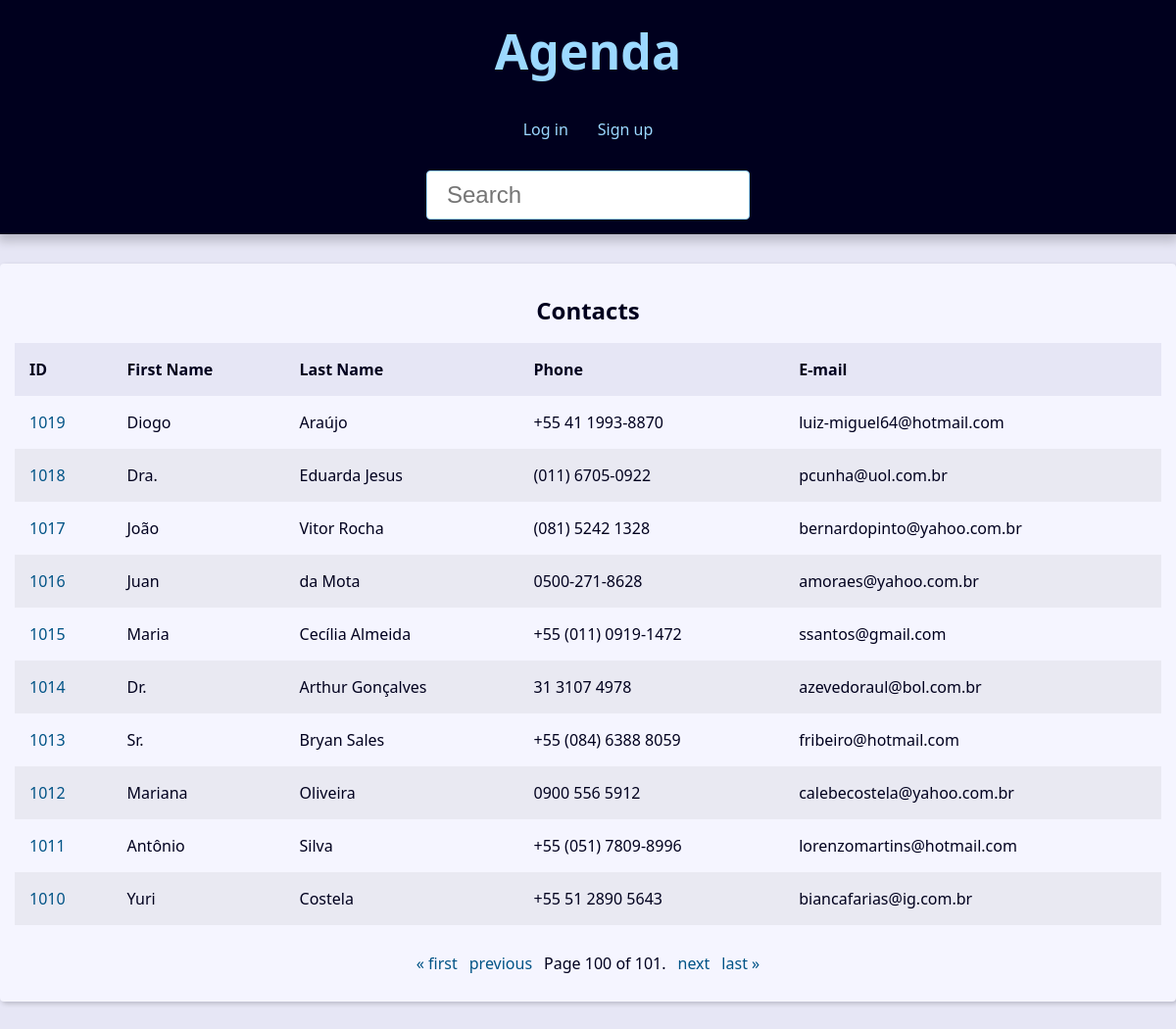
Page /?page=100&q= on the committed database.
### contact/models.py (models this page shows, shortened)
class Contact(models.Model):
    first_name = models.CharField(max_length=50)
    last_name = models.CharField(max_length=50, blank=True)
    phone = models.CharField(max_length=50)
    email = models.EmailField(max_length=254)
    created_date = models.DateTimeField(default=timezone.now)
    description = models.TextField(blank=True, help_text='Optional')
    show = models.BooleanField(default=True)
    picture = models.ImageField(blank=True, upload_to='pictures/%Y/%m/')
    category = models.ForeignKey(
        Category, on_delete=models.SET_NULL, blank=True, null=True,
        help_text='Optional'
    )
    owner = models.ForeignKey(
        User, on_delete=models.SET_NULL, blank=True, null=True
    )

### contact/views/contact_views.py (the view)
# urls.py: path('', views.index, name='index'),
def index(request) -> HttpResponse:
    contacts = Contact.objects.filter(show=True).order_by('-id')
    paginator = Paginator(contacts, 10)
    page_number = request.GET.get("page")
    page_obj = paginator.get_page(page_number)
    context = {'page_obj': page_obj, 'site_title': 'Contacts - ', }
    return render(request, 'contact/index.html', context)

### contact/templates/contact/index.html
{% extends 'global/base.html' %}
{% block content %}
  {% if page_obj %}
    <div class="responsive-table">
      <table class="contacts-table">
        <caption class="table-caption">
          Contacts
        </caption>
        <thead>
          <tr class="table-row table-row-header">
            <th class="table-header">ID</th>
            <th class="table-header">First Name</th>
            <th class="table-header">Last Name</th>
            <th class="table-header">Phone</th>
            <th class="table-header">E-mail</th>
          </tr>
        </thead>
        <tbody>
          {% for contact in page_obj %}
            <tr class="table-row">
              <td class="table-cel">
                <a class="table-link" href="{% url 'contact:contact' contact.id%}">
                  {{ contact.id }}
                </a>
              </td>
              <td class="table-cel">
                  {{ contact.first_name }}
              </td>
              <td class="table-cel">
                  {{ contact.last_name }}
              </td>
              <td class="table-cel">
                  {{ contact.phone }}
              </td>
              <td class="table-cel">
                  {{ contact.email }}
              </td>
            </tr>
          {% endfor %}
        </tbody>
      </table>
    </div>
  {% else %}
  <div class="single-contact">
    <h1 class="single-contact-name">No contacts were found.</h1>
  </div>
  {% endif %}
{% endblock content %}

### base_static/global/css/style.css (style rules this page uses)
:root { --link-dark-color: rgb(0, 83, 134); --link-light-color: rgb(156, 217, 255); --clr-black: rgb(0, 0, 30); --clr-light-gray: rgb(230, 230, 245); --clr-white: rgb(245, 245, 255); --clr-dark-shadow-5: rgba(0, 0, 10, 5%); --clr-dark-shadow-10: rgba(0, 0, 10, 10%); --clr-dark-shadow-20: rgba(0, 0, 10, 20%); --clr-light-shadow-10: rgba(200, 200, 255, 10%); --small-font-size: 1.6rem; --smaller-font-size: 1.4rem; --smallest-font-size: 1.2rem; --medium-font-size: 2.4rem; --biggest-font-size: 5rem; --table-min-width: 60rem; --main-page-width: 120rem; --spacing: 1.5rem; --default-border-radius: 4px; --transition-fast: 300ms; }
*, *::before, *::after { margin: 0; padding: 0; box-sizing: border-box; }
html { font-size: 62.5%; }
body { font-family: system-ui, -apple-system, BlinkMacSystemFont, 'Segoe UI', Roboto, Oxygen, Ubuntu, Cantarell, 'Open Sans', 'Helvetica Neue', sans-serif; line-height: 1.5; font-size: var(--small-font-size); color: var(--clr-black); -webkit-font-smoothing: antialiased; background: var(--clr-light-gray); }
.responsive-table { width: 100%; overflow-x: auto; }
.contacts-table { width: 100%; min-width: var(--table-min-width); border-collapse: collapse; }
.table-caption { font-size: var(--medium-font-size); font-weight: bold; padding: var(--spacing); }
.table-row { text-align: left; text-overflow: ellipsis; transition: background-color var(--transition-fast) ease-in-out; }
.table-row:nth-of-type(2n) { background: var(--clr-dark-shadow-5); }
.table-row-header { background: var(--clr-light-gray); color: var(--clr-black); }
.table-cel, .table-header { padding: var(--spacing); }
.table-link { color: var(--link-dark-color); transition: color var(--transition-fast) ease-in-out; text-decoration: none; }

### rows in the picture
Contact: id "1019", first_name "Diogo", last_name "Araújo", phone "+55 41 1993-8870", email "luiz-miguel64@hotmail.com"
Contact: id "1018", first_name "Dra.", last_name "Eduarda Jesus", phone "(011) 6705-0922", email "pcunha@uol.com.br"
Contact: id "1017", first_name "João", last_name "Vitor Rocha", phone "(081) 5242 1328", email "bernardopinto@yahoo.com.br"
Contact: id "1016", first_name "Juan", last_name "da Mota", phone "0500-271-8628", email "amoraes@yahoo.com.br"
Contact: id "1015", first_name "Maria", last_name "Cecília Almeida", phone "+55 (011) 0919-1472", email "ssantos@gmail.com"
Contact: id "1014", first_name "Dr.", last_name "Arthur Gonçalves", phone "31 3107 4978", email "azevedoraul@bol.com.br"
Contact: id "1013", first_name "Sr.", last_name "Bryan Sales", phone "+55 (084) 6388 8059", email "fribeiro@hotmail.com"
Contact: id "1012", first_name "Mariana", last_name "Oliveira", phone "0900 556 5912", email "calebecostela@yahoo.com.br"
Contact: id "1011", first_name "Antônio", last_name "Silva", phone "+55 (051) 7809-8996", email "lorenzomartins@hotmail.com"
Contact: id "1010", first_name "Yuri", last_name "Costela", phone "+55 51 2890 5643", email "biancafarias@ig.com.br"

### other values in the picture
{{ page_obj.number }} "100"
{{ page_obj.paginator.num_pages }} "101"
